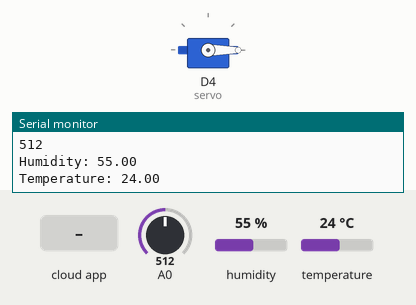
Simulated run of this sketch. Board: ESP8266 (NodeMCU). Shown: servo, the last lines printed to the serial monitor. The test bench sets the inputs (shaded band); at power-on: A0 = 512, humidity 55 %, temperature 24 °C. WiFi joins after 1.5 s; servers stay silent unless stated; the Firebase database answers and starts empty.

Above: at 4.7 s.
4.8 s: A0 set to 786
6.9 s: A0 set to 809
At 8.4 s:
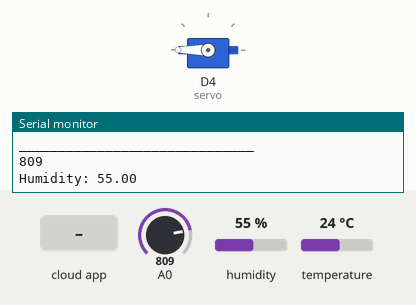
9.6 s: the phone or cloud app sets auto to 1
11.1 s: the phone or cloud app sets switch to 1
At 13.2 s:
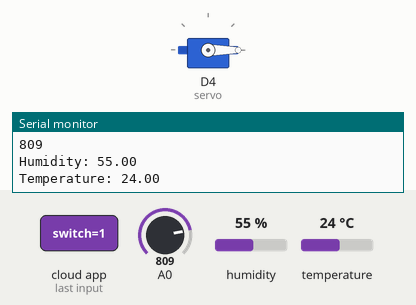
14.2 s: the phone or cloud app sets switch to 0
At 15.6 s:
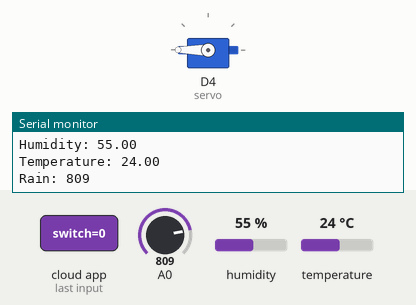
Timing chart, 0 to 17.2 s (numbered marks = the images above; inputs shaded):
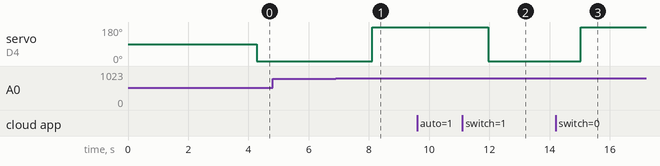

The sketch:

rainDetector.ino
```cpp
#include <LiquidCrystal_I2C.h>
#include <Wire.h>
#include <Servo.h>
#include "DHT.h"
#define DHTPIN D7
#define DHTTYPE DHT11
#define sensorPin D5

#include <Arduino.h>
#if defined(ESP32)
  #include <WiFi.h>
#elif defined(ESP8266)
  #include <ESP8266WiFi.h>
#endif

#include <Firebase_ESP_Client.h>
DHT dht (DHTPIN, DHTTYPE);
Servo servo;

//Provide Token
#include "addons/TokenHelper.h"
//Provide RTDB payload
#include "addons/RTDBHelper.h"

//Network Credentials
#define WIFI_SSID "iPhone (2)"
#define WIFI_PASSWORD "magnus9999"

//Insert Firebase project API key
#define API_KEY "AIzaSyCOH4kOoNlb3_S5VEynk-_lY3D57O9m8qc"

//RTDB URL
#define DATABASE_URL "iotrainproject-ecadb-default-rtdb.asia-southeast1.firebasedatabase.app/"

//Define Firebase Data object
FirebaseData fbdo;

FirebaseAuth auth;
FirebaseConfig config;

bool signupOK = false;
int pos = 0;
int sensorValue = 0;
bool boolValue;
bool autoValue;
bool switchState;

void setup(){
  pinMode(DHTPIN, INPUT);
  dht.begin();
  Serial.begin(115200);
  WiFi.begin(WIFI_SSID, WIFI_PASSWORD);
  Serial.print("Connecting to Wi-Fi");
  while (WiFi.status() != WL_CONNECTED){
    Serial.print(".");
    delay(300);
  }
  Serial.println();
  Serial.print("Connected with IP: ");
  Serial.println(WiFi.localIP());
  Serial.println();

  /* Assign the api key (required) */
  config.api_key = API_KEY;

  /* Assign the RTDB URL (required) */
  config.database_url = DATABASE_URL;

  /* Sign up */
  if (Firebase.signUp(&config, &auth, "", "")){
    Serial.println("ok");
    signupOK = true;
  }
  else{
    Serial.printf("%s\n", config.signer.signupError.message.c_str());
  }

  /* Assign the callback function for the long running token generation task */
  config.token_status_callback = tokenStatusCallback; //see addons/TokenHelper.h

  Firebase.begin(&config, &auth);
  Firebase.reconnectWiFi(true);

  servo.attach(2,500,2400); //D3 // d4 =2
  delay(2000);

}

void loop(){

  float h = dht.readHumidity();
  float t = dht.readTemperature();
  sensorValue = analogRead(A0);
  Serial.println(sensorValue);


  if (Firebase.ready() && signupOK ) {

    if (Firebase.RTDB.setFloat(&fbdo, "DHThum/hum",h)){
//      Serial.println("PASSED");
       Serial.print("Humidity: ");
       Serial.println(h);

    }
    else {
      Serial.println("FAILED");
      Serial.println("REASON: " + fbdo.errorReason());
    }


    // Write an Float number on the database path test/float
    if (Firebase.RTDB.setFloat(&fbdo, "DHTTemp/temp", t)){
//      Serial.println("PASSED");
       Serial.print("Temperature: ");
       Serial.println(t);
    }
    else {
      Serial.println("FAILED");
      Serial.println("REASON: " + fbdo.errorReason());
    }

    if(Firebase.RTDB.setFloat(&fbdo, "Sensor/Rain",sensorValue)){
      Serial.print("Rain: ");
      Serial.println(sensorValue);
    } else {
      Serial.println("FAILED");
      Serial.println("REASON: " + fbdo.errorReason());
    }

    if(Firebase.RTDB.getBool(&fbdo,"switch/switch")){
      if(fbdo.dataTypeEnum() == fb_esp_rtdb_data_type_boolean){
        boolValue = fbdo.boolData();
        Serial.println(boolValue);

      } else {
        Serial.println(fbdo.errorReason());
      }
    }

    if(Firebase.RTDB.getBool(&fbdo, "auto/auto")){
      if(fbdo.dataTypeEnum()== fb_esp_rtdb_data_type_boolean){
        autoValue = fbdo.boolData();
        Serial.println(autoValue);
      } else{
        Serial.println(fbdo.errorReason());
      }
    }

    Serial.println("Test");
    Serial.println(boolValue);

    if(autoValue == 0){
      Serial.println("Automatic Enable");
      if(sensorValue > 800){
        servo.write(180);
        Serial.println("Auto Close");

      }else{
        servo.write(-200);
        Serial.println("Auto Open");
      }

    } else {
      Serial.println("Manual Enable");
      if(boolValue == 0){
        servo.write(180);
        Serial.println("Manual Open");
      } else {
        servo.write(-200);
        Serial.println("Manual Close");
      }

    }


    delay(10);

    // if(boolValue == 0){
    //   for(pos = 0; pos <=180; pos ++){
    //     servo.write(pos);
    //     delay(15);

    //     if (pos == 180){
    //       break;
    //     }
    //   }
    //   Serial.println("Open Door");
    // } else {
    //   for(pos = 180;pos >=1;pos--){
    //     servo.write(pos);
    //     delay(15);
    //     if (pos ==0){
    //       break;
    //     }
    //   }
    //   Serial.println("Close Door");
    // }


  Serial.println("______________________________");

  // servo.write(0); //angle 90 degree
  // delay(1000);
  // servo.write(0);
  // delay(1000);
  }
}
```

Measured:
- the behaviour switches between 800 and 801 on A0 (found by bisection; images 0 and 1)
- after the input at 6.9 s, servo on D4 (servo): 0° → 180° after 1.2 s
- after the input at 11.1 s, servo on D4 (servo): 180° → 0° after 0.86 s
- after the input at 14.2 s, servo on D4 (servo): 0° → 180° after 0.83 s
